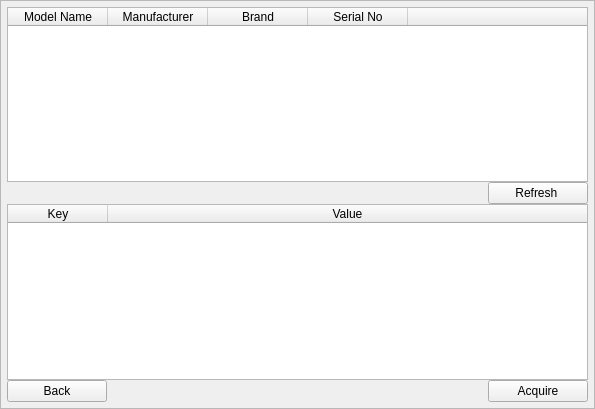
<?xml version="1.0" encoding="UTF-8"?>
<ui version="4.0">
 <class>acquire_android_devices</class>
 <widget class="QFrame" name="acquire_android_devices">
  <property name="geometry">
   <rect>
    <x>0</x>
    <y>0</y>
    <width>595</width>
    <height>409</height>
   </rect>
  </property>
  <property name="windowTitle">
   <string>Frame</string>
  </property>
  <property name="frameShape">
   <enum>QFrame::StyledPanel</enum>
  </property>
  <property name="frameShadow">
   <enum>QFrame::Raised</enum>
  </property>
  <layout class="QVBoxLayout" name="verticalLayout_2">
   <property name="spacing">
    <number>6</number>
   </property>
   <property name="leftMargin">
    <number>6</number>
   </property>
   <property name="topMargin">
    <number>6</number>
   </property>
   <property name="rightMargin">
    <number>6</number>
   </property>
   <property name="bottomMargin">
    <number>6</number>
   </property>
   <item>
    <layout class="QVBoxLayout" name="verticalLayout">
     <property name="spacing">
      <number>0</number>
     </property>
     <item>
      <widget class="QTableWidget" name="tableWidget_device_list">
       <property name="editTriggers">
        <set>QAbstractItemView::NoEditTriggers</set>
       </property>
       <property name="selectionMode">
        <enum>QAbstractItemView::SingleSelection</enum>
       </property>
       <property name="selectionBehavior">
        <enum>QAbstractItemView::SelectRows</enum>
       </property>
       <property name="showGrid">
        <bool>false</bool>
       </property>
       <attribute name="horizontalHeaderStretchLastSection">
        <bool>true</bool>
       </attribute>
       <column>
        <property name="text">
         <string>Model Name</string>
        </property>
       </column>
       <column>
        <property name="text">
         <string>Manufacturer</string>
        </property>
       </column>
       <column>
        <property name="text">
         <string>Brand</string>
        </property>
       </column>
       <column>
        <property name="text">
         <string>Serial No</string>
        </property>
       </column>
       <column>
        <property name="text">
         <string/>
        </property>
       </column>
      </widget>
     </item>
     <item>
      <layout class="QHBoxLayout" name="horizontalLayout">
       <item>
        <widget class="QLabel" name="label_message">
         <property name="text">
          <string/>
         </property>
        </widget>
       </item>
       <item>
        <spacer name="horizontalSpacer_2">
         <property name="orientation">
          <enum>Qt::Horizontal</enum>
         </property>
         <property name="sizeHint" stdset="0">
          <size>
           <width>40</width>
           <height>20</height>
          </size>
         </property>
        </spacer>
       </item>
       <item>
        <widget class="QPushButton" name="pushButton_refresh_list">
         <property name="minimumSize">
          <size>
           <width>100</width>
           <height>0</height>
          </size>
         </property>
         <property name="text">
          <string>Refresh </string>
         </property>
        </widget>
       </item>
      </layout>
     </item>
     <item>
      <widget class="QTableWidget" name="tableWidget_properties">
       <property name="editTriggers">
        <set>QAbstractItemView::NoEditTriggers</set>
       </property>
       <property name="alternatingRowColors">
        <bool>true</bool>
       </property>
       <property name="selectionMode">
        <enum>QAbstractItemView::SingleSelection</enum>
       </property>
       <property name="selectionBehavior">
        <enum>QAbstractItemView::SelectRows</enum>
       </property>
       <property name="showGrid">
        <bool>false</bool>
       </property>
       <attribute name="horizontalHeaderStretchLastSection">
        <bool>true</bool>
       </attribute>
       <attribute name="verticalHeaderVisible">
        <bool>false</bool>
       </attribute>
       <attribute name="verticalHeaderHighlightSections">
        <bool>false</bool>
       </attribute>
       <column>
        <property name="text">
         <string>Key</string>
        </property>
       </column>
       <column>
        <property name="text">
         <string>Value</string>
        </property>
       </column>
      </widget>
     </item>
     <item>
      <layout class="QHBoxLayout" name="horizontalLayout_2">
       <item>
        <widget class="QPushButton" name="pushButton_back">
         <property name="minimumSize">
          <size>
           <width>100</width>
           <height>0</height>
          </size>
         </property>
         <property name="text">
          <string>Back</string>
         </property>
        </widget>
       </item>
       <item>
        <spacer name="horizontalSpacer">
         <property name="orientation">
          <enum>Qt::Horizontal</enum>
         </property>
         <property name="sizeHint" stdset="0">
          <size>
           <width>40</width>
           <height>20</height>
          </size>
         </property>
        </spacer>
       </item>
       <item>
        <widget class="QPushButton" name="pushButton_acquire">
         <property name="minimumSize">
          <size>
           <width>100</width>
           <height>0</height>
          </size>
         </property>
         <property name="text">
          <string>Acquire</string>
         </property>
        </widget>
       </item>
      </layout>
     </item>
    </layout>
   </item>
  </layout>
 </widget>
 <resources/>
 <connections/>
</ui>
